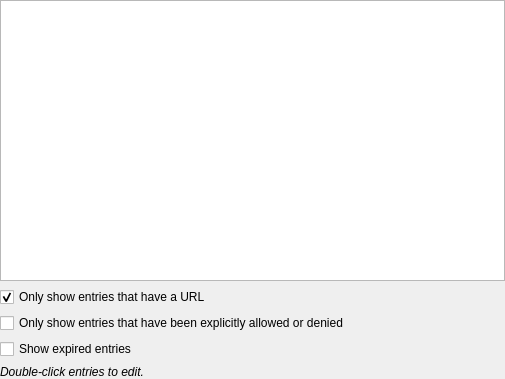
<?xml version="1.0" encoding="UTF-8"?>
<ui version="4.0">
 <class>ReportsWidgetBrowserStatistics</class>
 <widget class="QWidget" name="ReportsWidgetBrowserStatistics">
  <property name="geometry">
   <rect>
    <x>0</x>
    <y>0</y>
    <width>505</width>
    <height>379</height>
   </rect>
  </property>
  <layout class="QVBoxLayout" name="verticalLayout" stretch="0,0,0,0,0">
   <property name="leftMargin">
    <number>0</number>
   </property>
   <property name="topMargin">
    <number>0</number>
   </property>
   <property name="rightMargin">
    <number>0</number>
   </property>
   <property name="bottomMargin">
    <number>0</number>
   </property>
   <item>
    <widget class="QTableView" name="browserStatisticsTableView">
     <property name="contextMenuPolicy">
      <enum>Qt::CustomContextMenu</enum>
     </property>
     <property name="editTriggers">
      <set>QAbstractItemView::NoEditTriggers</set>
     </property>
     <property name="showDropIndicator" stdset="0">
      <bool>false</bool>
     </property>
     <property name="alternatingRowColors">
      <bool>true</bool>
     </property>
     <property name="selectionBehavior">
      <enum>QAbstractItemView::SelectRows</enum>
     </property>
     <property name="textElideMode">
      <enum>Qt::ElideMiddle</enum>
     </property>
     <property name="sortingEnabled">
      <bool>true</bool>
     </property>
     <attribute name="horizontalHeaderStretchLastSection">
      <bool>true</bool>
     </attribute>
     <attribute name="verticalHeaderVisible">
      <bool>false</bool>
     </attribute>
    </widget>
   </item>
   <item>
    <widget class="VaultCheckBox" name="showEntriesWithUrlOnlyCheckBox">
     <property name="text">
      <string>Only show entries that have a URL</string>
     </property>
     <property name="checked">
      <bool>true</bool>
     </property>
    </widget>
   </item>
   <item>
    <widget class="VaultCheckBox" name="showAllowDenyCheckBox">
     <property name="text">
      <string>Only show entries that have been explicitly allowed or denied</string>
     </property>
    </widget>
   </item>
   <item>
    <widget class="VaultCheckBox" name="showExpired">
     <property name="text">
      <string>Show expired entries</string>
     </property>
    </widget>
   </item>
   <item>
    <widget class="QLabel" name="tipLabel">
     <property name="font">
      <font>
       <italic>true</italic>
      </font>
     </property>
     <property name="text">
      <string>Double-click entries to edit.</string>
     </property>
    </widget>
   </item>
  </layout>
 </widget>
 <tabstops>
  <tabstop>browserStatisticsTableView</tabstop>
  <tabstop>showEntriesWithUrlOnlyCheckBox</tabstop>
  <tabstop>showAllowDenyCheckBox</tabstop>
 </tabstops>
 <customwidgets>
 <customwidget>
  <class>VaultCheckBox</class>
  <extends>QCheckBox</extends>
  <header>gui/vault/VaultControls.h</header>
 </customwidget>
 </customwidgets>
 <resources/>
 <connections/>
</ui>
